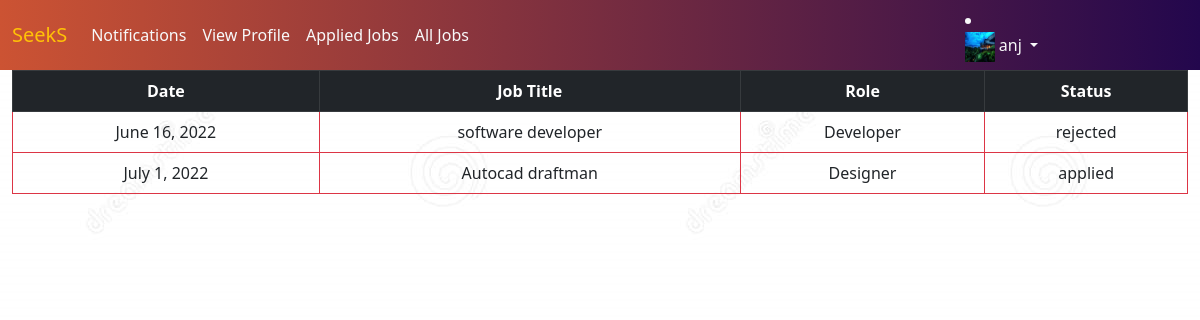
The app's page /candidates/jobs/applied (signed in) with its own data.
### users/models.py (models this page shows, shortened)
class User(AbstractUser):
    phone=models.CharField(max_length=12)
    options=(
        ("employer","employer"),
        ("candidate","candidate")
    )
    role=models.CharField(max_length=12,choices=options,default="candidate")

### candidate/models.py (models this page shows)
class CandidateProfile(models.Model):
    user=models.OneToOneField(User,on_delete=models.CASCADE,related_name="candidates")
    profile_pic=models.ImageField(upload_to="profile")
    qualification=models.CharField(max_length=120)
    age=models.PositiveIntegerField(default=17)
    skills=models.CharField(max_length=120,null=True)
    cv=models.FileField(upload_to="cvs",null=True)

### employer/models.py (models this page shows, shortened)
class Applications(models.Model):
    applicant=models.ForeignKey(User,on_delete=models.CASCADE,related_name="applicants")
    job=models.ForeignKey(Jobs,on_delete=models.CASCADE,related_name="ajob")
    options=(
        ("applied","applied"),
        ("rejected","rejected"),
        ("cancelled","cancelled"),
        ("accepted","accepted"),
    )
    status=models.CharField(max_length=20,choices=options,default="applied")
    date=models.DateField(auto_now_add=True)
    class Meta:
        constraints=[models.UniqueConstraint(fields=['applicant','job'],name="unique_constrain")]

class Jobs(models.Model):
    posted_by=models.ForeignKey(User,on_delete=models.CASCADE,related_name="company")
    job_title=models.CharField(max_length=120)
    job_description=models.TextField()
    role=models.CharField(max_length=120)
    experience=models.PositiveIntegerField(default=0)
    location=models.CharField(max_length=120)
    salary=models.PositiveIntegerField()
    created_date=models.DateField(auto_now_add=True)
    last_date=models.DateField(null=True)
    qulaification=models.CharField(max_length=120,null=True)

### candidate/views.py (the view)
# urls.py: path("jobs/applied",views.AppliedView.as_view(),name="cand-applied"),
@method_decorator(signin_required,name='dispatch')
class AppliedView(ListView):
    model = Applications
    template_name = "cand-appliedjobs.html"
    context_object_name = "applied"
    def get_queryset(self):
        return Applications.objects.filter(applicant=self.request.user)

### candidate/templates/cand-appliedjobs.html
{%extends 'cand-base.html'%}
{%block body_block%}
    <table class="table table-bordered border-danger" style="text-align:center;">
      <thead class="table-dark">
        <tr>
          <th scope="col">Date</th>
          <th scope="col">Job Title</th>
          <th scope="col">Role</th>
          <th scope="col">Status</th>
        </tr>
      </thead>
      {%for appl in applied%}
        <tbody>
          <tr>
            <td>{{appl.date}}</td>
            <td>{{appl.job.job_title}}</td>
            <td>{{appl.job.role}}</td>
            <td>{{appl.status}}</td>
          </tr>
        </tbody>
      {%endfor%}
</table>
{%endblock%}

### candidate/templates/cand-base.html (shortened to what this page needs)
{% load static %}
<!DOCTYPE html>
<html lang="en">
<head>
    <link href="https://cdn.jsdelivr.net/npm/bootstrap@5.2.0-beta1/dist/css/bootstrap.min.css" rel="stylesheet"
>
</head>
<body style="background-image:url({% static '/images/hiring.jpg' %});">
<nav class="navbar navbar-expand-lg text-light" style="background: #23074d;background: -webkit-linear-gradient(to right, #cc5333, #23074d);background: linear-gradient(to right, #cc5333, #23074d);">
    <div class="container-fluid">
        <a class="navbar-brand text-warning" href="{%url 'cand-home'%}">SeekS</a>
        <div class="collapse navbar-collapse" id="navbarSupportedContent">
            <ul class="navbar-nav me-auto mb-2 mb-lg-0">
                <li class="nav-item">
                    <a class="nav-link active text-light" aria-current="page" href="{%url 'accepted'%}">Notifications</a>
                </li>
                <li class="nav-item">
                    {%if request.user.candidates%}
                        <a class="nav-link active text-light" aria-current="page" href="{%url 'cand-detail'%}">View Profile</a>
                    {%else%}
                        <a class="nav-link active text-light" aria-current="page" href="{%url 'cand-addprofile'%}">Add Profile</a>
                    {%endif%}
                </li>
                <li class="nav-item">
                    <a class="nav-link active text-light" aria-current="page" href="{%url 'cand-applied'%}">Applied Jobs</a>
                </li>
                <li class="nav-item">
                    <a class="nav-link active text-light" aria-current="page" href="{%url 'cand-list'%}">All Jobs</a>
                </li>
            </ul>
            <li class="nav-item dropdown" style="margin-right:150px ;">
                <a class="nav-link dropdown-toggle" href="#" id="navbarDropdown" role="button" data-bs-toggle="dropdown"
                   aria-expanded="false">
                    <img style="width:30px;height:30px;" src="{{request.user.candidates.profile_pic.url}}" alt="">
                    {{request.user}}
                </a>
            </li>
        </div>
    </div>
</nav>
<div class="container-fluid">
    {%block body_block%}
    {%endblock%}
</div>
</body>
</html>

### records on screen
User: user.candidates.profile_pic (picture), user "anj"
Applications: date "June 16, 2022", job.job_title "software developer", job.role "Developer", status "rejected"
Applications: date "July 1, 2022", job.job_title "Autocad draftman", job.role "Designer", status "applied"
